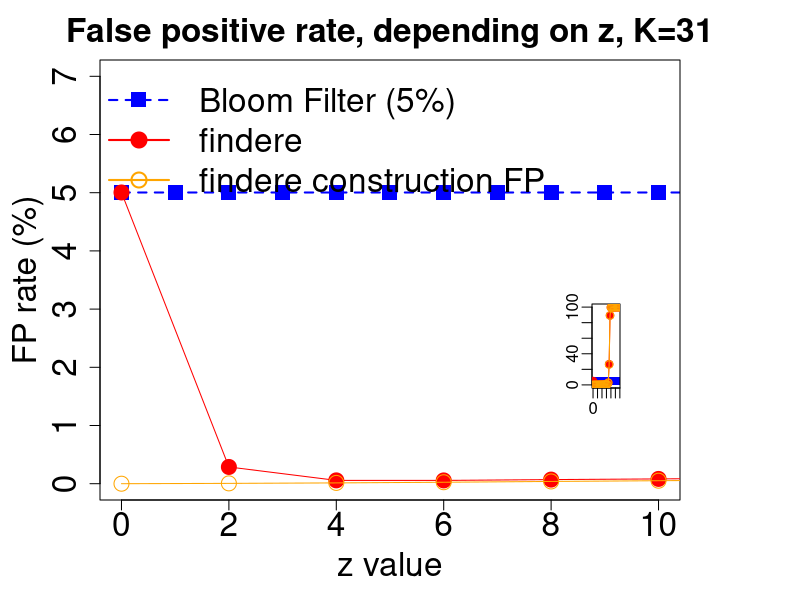

Write R code to recreate this figure.

pdf(file="fpr.pdf",width=11,height=8)
resetPar <- function() {
  dev.new()
  op <- par(no.readonly = TRUE)
  dev.off()
  op
}
resetPar()


dev.new()
dev.off()
par(mar=c(5,5,3,6), cex.axis=2, cex.lab=2, cex.main = 2)
#par(mar=c(5,5,5,1))
data = read.table("data_FP_K31_hmp.txt", head=T)
datime = read.table("data_time_K31_hmp.txt", head=T)
data$FP_BFk = data$findere_FPR-data$construction_FPR
plot(data$AMQ_FPR*100~data$z,xlab="z value",ylab="FP rate (%)", lwd=2, pch=15, col="blue", 
     bg = "blue", lty=2, type="o",  mgp=c(3,1,0), cex=2, ylim=c(0,7), xlim=c(0,10), main="False positive rate, depending on z, K=31", cex.main = 2, cex.lab = 2, cex.axis = 2)


par(new = TRUE, mgp=c(3,1,0))
plot(data$findere_FPR*100~data$z,type="o",axes=FALSE,xlab="",ylab="",pch=19, col="red", ylim=c(0,7), xlim=c(0,5), cex=2)



par(new = TRUE, mgp=c(3,1,0))
plot(data$construction_FPR*100~data$z,type="o",axes=FALSE,xlab="",ylab="",pch=21, col="orange", ylim=c(0,7), xlim=c(0,5), cex=2)


legend( x="topleft", 
        legend=c("Bloom Filter (5%)","findere", "findere construction FP"), 
        col=c("blue","red", "orange"), lty=c(2,1,1),
        pch=c(15,19, 21), lwd=2,merge=TRUE, bty = "n", cex=c(2,2,2) )





# INCRUSTATION
par(new=TRUE, oma =c(5.6,24.6,12.2,3), cex.axis=1, cex.lab=1)
layout(matrix(1:1,1))



#plot(rnorm(100), runif(100), col="blue", xlab="", ylab="")
plot(data$AMQ_FPR*100~data$z,xlab="",ylab="",lwd=1, pch=15, cex=1, col="blue", type="o", lty=2,mgp=c(2,0.5,0), ylim=c(0,100), xlim=c(0,29))

par(new = TRUE, mgp=c(3,1,0))
plot(data$findere_FPR*100~data$z,type="o",axes=FALSE,xlab="",ylab="",cex=1,pch=19, col="red", ylim=c(0,100), xlim=c(0,29))



par(new = TRUE, mgp=c(3,1,0))
plot(data$construction_FPR*100~data$z,type="o",axes=FALSE,xlab="",ylab="",cex=1,pch=21, col="orange", ylim=c(0,100), xlim=c(0,29))

# par(new = TRUE, mgp=c(3,1,0))
# plot(datime$findere/1000~datime$z,type="b",axes=FALSE,xlab="",ylab="",pch=1, cex=1, col="black", xlim=c(0,29), ylim=c(0,60))
# axis(4, ylim=c(0,60), las=1, cex.lab=2, mgp=c(3,1,0))

dev.off()




